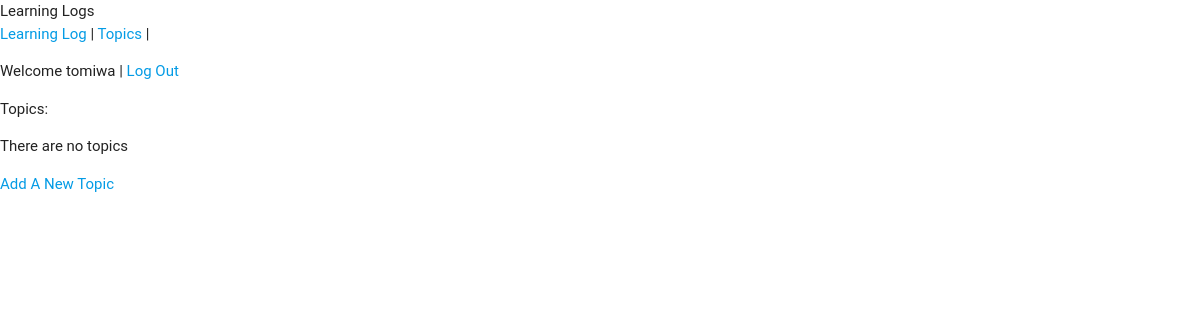
Page /learninglog/topics/ (signed in) on the earlier database version.
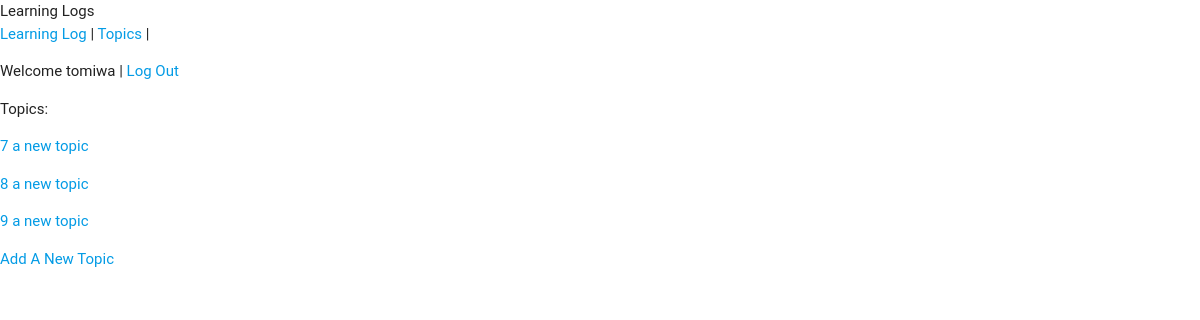
Same page on the later database version.
### learninglog/models.py (models this page shows)
class Topic(models.Model):
    text = models.CharField(max_length = 200)
    date_added = models.DateField(auto_now_add = True)
    owner = models.ForeignKey(User)
    def __str__(self):
        return self.text

### learninglog/views.py (the view)
@login_required
def topics(request):
    topics = Topic.objects.filter(owner = request.user ).order_by('date_added')
    context = {'topics': topics }
    return render(request, 'learninglog/topics.html', context)

### learninglog/templates/learninglog/topics.html
{% extends 'learninglog/header.html' %}
{% block content %}
<p>
   Topics:
</p>
<div>
  {% for topic in topics %}
  <ul>
    <li>
    <a href="{% url 'learninglog:topic' topic.id %}"> {{ topic.id }}  {{ topic }} </a>
    </li>
  </ul>
  {% empty %}
  There are no topics
  {% endfor %}
<p>
  <a href="{% url 'learninglog:new_topic' %}">Add A New Topic</a>
</p>
</div>
{% endblock content %}

### learninglog/templates/learninglog/header.html (shortened to what this page needs)
{% load staticfiles %}
<!doctype html>
<html>
<head>
<link rel="stylesheet" type="text/css" href="{% static 'css/materialize.css' %}" media="screen,projection"/>
<html lang="en">
</head>
<body>
  <header>
  <div>
    Learning Logs
  </div>
  </header>
  <a href='{% url 'learninglog:home' %}'>Learning Log</a> |
  <a href='{% url 'learninglog:topics' %}'>Topics</a> |
  <p>
    {% if user.is_authenticated %}
    Welcome {{ user.username }} |
    <a href='{% url "users:logout" %}'>Log Out</a>
    {% else %}
    <a href="{% url 'users:login' %}">Log In</a> |
    <a href="{% url 'users:sign_up' %}">Sign Up</a>
    {% endif%}
  </p>
  {% block content %}
  {% endblock content %}
</body>
</html>

Differences in the rows shown:
added Topic: id "7", text "a new topic"
added Topic: id "8", text "a new topic"
added Topic: id "9", text "a new topic"
Other differences:
text no longer shown: "There are no topics"
